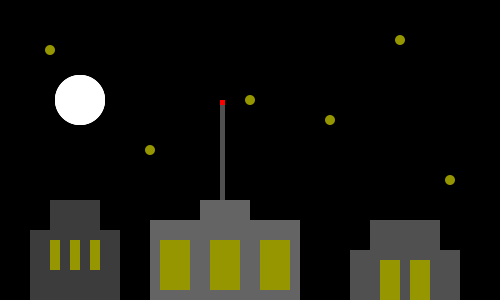
Frame 1 (no input)
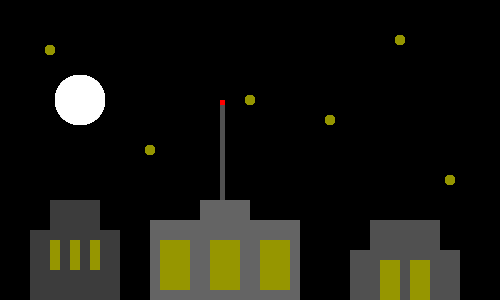
Frame 60 (the mouse pressed at the canvas centre just before this capture)
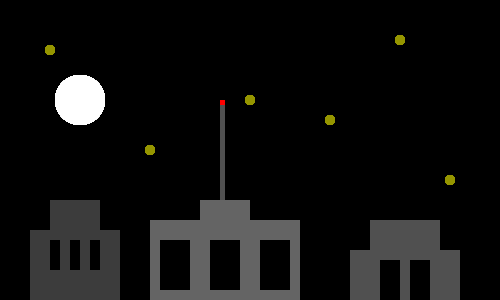
Frame 120 (the mouse held since frame 60 and released just before this capture)

The Processing sketch that drew these frames (run headless with seeded random() and noise(); from frame 60 on, the mouse is pressed at the canvas centre):

// Processing sketch: processing_70154
// ── processing_70154.pde

int myWidth;
String myWord;


void setup(){
  noStroke();
  background(0,0,0);
  size(500, 300);
  myWidth= 80;
  myWord= "city";
  myWord= "scape";
  
  
}

void draw(){

//moon  
fill(255,255,255); 
ellipse(myWidth, 100, 50, 50);

if (keyPressed){
    if (key == 'e')
    ellipse(myWidth, 100, 100, 100);
 }

else{
  ellipse(myWidth, 100, 50, 50);
 }
 
fill(255,255,255); 
ellipse(myWidth, 100, 50, 50);
  
  
//stars
if (keyPressed){
    if (key == 'd')
    fill(50,0,150);
    myWord= "city";
}

else{
  fill(150,150,0);
  
  }
  
  ellipse(150,150,10,10);
  ellipse(50,50,10,10);
  ellipse(250,100,10,10);
  ellipse(400,40,10,10);
  ellipse(330,120,10,10);
  ellipse(450,180,10,10);
  
//building 1
  fill(100,100,100);
  rect(200,200,50,350);
  rect(150, 220, 150, 100);
  
//building 2
  fill(60,60,60);
  rect(30, 230, 90, 70);
  rect(50, 200, 50, 50);
  
//building 3
  fill(80,80,80);
  rect(350, 250, 110, 70);
  rect(370, 220, 70, 50);  
  
//spire  
  rect(220, 100, 5, 100);
  fill(255,0,0);
  rect(220, 100, 5, 5);
  

//window color change
if (mousePressed){
    fill(0,0,0);
    myWord= "scape";
}

else{
  fill(150,150,0);
  
  }
  
//windows bldg 1
  rect(160, 240, 30, 50);
  rect(210, 240, 30, 50);
  rect(260, 240, 30, 50);
  
//windows bldg 2
  rect(50, 240, 10, 30);
  rect(70, 240, 10, 30);
  rect(90, 240, 10, 30);
  
//windows bldg 3
  rect(380, 260, 20, 40);
  rect(410, 260, 20, 40);


  
}
